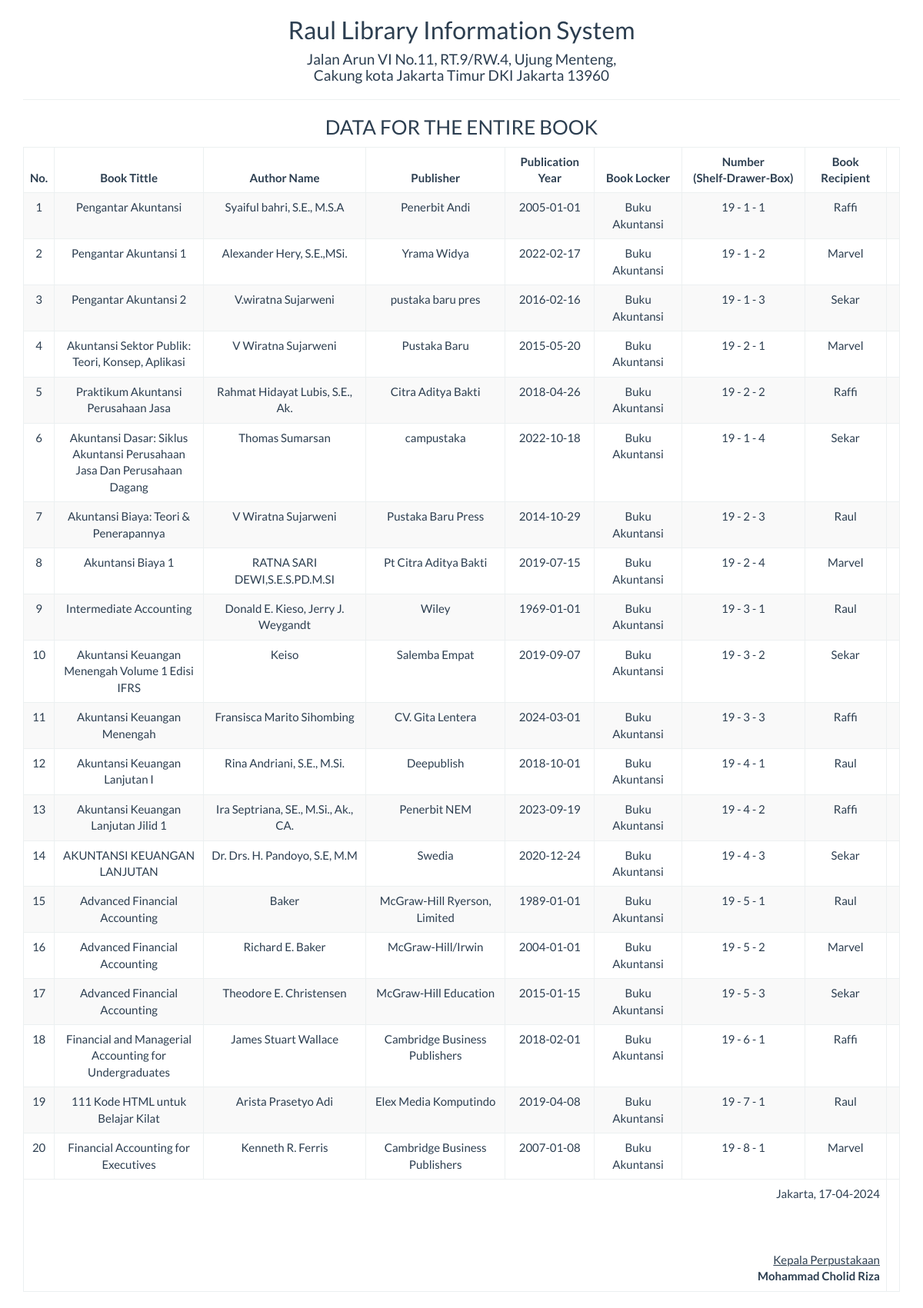
Screenshot of /report/buku_semua.php with the database file from the repository.
### tables this page shows
CREATE TABLE IF NOT EXISTS `buku` (
  `id` int(5) NOT NULL AUTO_INCREMENT,
  `loker_buku` varchar(25) NOT NULL,
  `no_rak` int(5) NOT NULL,
  `no_laci` int(5) NOT NULL,
  `no_boks` int(5) NOT NULL,
  `judul_buku` varchar(100) NOT NULL,
  `nama_pengarang` varchar(100) NOT NULL,
  `tahun_terbit` date NOT NULL,
  `penerima` varchar(50) NOT NULL,
  `penerbit` varchar(50) NOT NULL,
  `status` varchar(25) NOT NULL,
  `keterangan` varchar(100) NOT NULL,
  PRIMARY KEY (`id`)
);

### report/buku_semua.php (the view, shortened to what this page needs)
<!DOCTYPE html>
<html>
    <head>
        <link href="../Assets/css/bootstrap.min.css" rel="stylesheet" type="text/css"/>
    </head>
    <body onload="print()">
        <?php
        include '../config/koneksi.php';
        ?>
        <div class="container">
            <div class='row'>
                <div class="col-sm-12">
                    <div class="text-center">
                        <h2>Raul Library Information System </h2>
                        <h4>Jalan Arun VI No.11, RT.9/RW.4, Ujung Menteng, <br> Cakung kota Jakarta Timur DKI Jakarta 13960</h4>
                        <hr>
                        <h3>DATA FOR THE ENTIRE BOOK</h3>
                        <table class="table table-bordered table-striped table-hover">
                        <tbody>
                                <thead>
								<tr>
									<th>No.</th><th width="17%"><center>Book Tittle</th><th><center>Author Name</th><th><center>Publisher</th><th><center>Publication Year</th><th width="10%"><center>Book Locker</th><th width="14%"><center>Number <br> (Shelf-Drawer-Box)</center></th><th><center>Book Recipient</th>
								</tr>
								</thead>
							<tbody>
                            <?php
                            $sql = "SELECT * FROM buku";
                            $query = mysqli_query($koneksi, $sql) or die("SQL Anda Salah");
                            $nomor = 0;
                            while ($data = mysqli_fetch_array($query)) {
                                $nomor++;
                                ?>
                                <tr>
                                    <td><?= $nomor ?></td>
                                    <td><?= $data['judul_buku'] ?></td>
                                    <td><?= $data['nama_pengarang'] ?></td>
                                    <td><?= $data['penerbit'] ?></td>
                                    <td><?= $data['tahun_terbit'] ?></td>
                                    <td><?= $data['loker_buku'] ?></td>
                                    <td><?= $data['no_rak'] ?> - <?= $data['no_laci'] ?> - <?= $data['no_boks'] ?></td>
                                    <td><?= $data['penerima'] ?></td>
                                    <td>
                                </tr>
                            <?php } ?>
							</tbody>
                        </tbody>
                            <tfoot>
                                <tr>
                                    <td colspan="8" class="text-right">
                                        Jakarta,  <?= date("17-04-2024") ?>
                                        <br><br><br><br>
                                        <u>Kepala Perpustakaan<strong></u><br>
                                        Mohammad Cholid Riza
									</td>
								</tr>
							</tfoot>
                        </table>
                    </div>
                </div>
            </div>
    </body>
</html>

### rows the page displays
buku: judul_buku "Pengantar Akuntansi", nama_pengarang "Syaiful bahri, S.E., M.S.A", penerbit "Penerbit Andi", tahun_terbit "2005-01-01", loker_buku "Buku Akuntansi", no_rak "19", no_laci "1", no_boks "1", penerima "Raffi"
buku: judul_buku "Pengantar Akuntansi 1", nama_pengarang "Alexander Hery, S.E.,MSi.", penerbit "Yrama Widya", tahun_terbit "2022-02-17", loker_buku "Buku Akuntansi", no_rak "19", no_laci "1", no_boks "2", penerima "Marvel"
buku: judul_buku "Pengantar Akuntansi 2", nama_pengarang "V.wiratna Sujarweni", penerbit "pustaka baru pres", tahun_terbit "2016-02-16", loker_buku "Buku Akuntansi", no_rak "19", no_laci "1", no_boks "3", penerima "Sekar"
buku: judul_buku "Akuntansi Sektor Publik: Teori, Konsep, Aplikasi", nama_pengarang "V Wiratna Sujarweni", penerbit "Pustaka Baru", tahun_terbit "2015-05-20", loker_buku "Buku Akuntansi", no_rak "19", no_laci "2", no_boks "1", penerima "Marvel"
buku: judul_buku "Praktikum Akuntansi Perusahaan Jasa", nama_pengarang "Rahmat Hidayat Lubis, S.E., Ak.", penerbit "Citra Aditya Bakti", tahun_terbit "2018-04-26", loker_buku "Buku Akuntansi", no_rak "19", no_laci "2", no_boks "2", penerima "Raffi"
buku: judul_buku "Akuntansi Dasar: Siklus Akuntansi Perusahaan Jasa Dan Perusahaan Dagang", nama_pengarang "Thomas Sumarsan", penerbit "campustaka", tahun_terbit "2022-10-18", loker_buku "Buku Akuntansi", no_rak "19", no_laci "1", no_boks "4", penerima "Sekar"
buku: judul_buku "Akuntansi Biaya: Teori & Penerapannya", nama_pengarang "V Wiratna Sujarweni", penerbit "Pustaka Baru Press", tahun_terbit "2014-10-29", loker_buku "Buku Akuntansi", no_rak "19", no_laci "2", no_boks "3", penerima "Raul"
buku: judul_buku "Akuntansi Biaya 1", nama_pengarang "RATNA SARI DEWI,S.E.S.PD.M.SI", penerbit "Pt Citra Aditya Bakti", tahun_terbit "2019-07-15", loker_buku "Buku Akuntansi", no_rak "19", no_laci "2", no_boks "4", penerima "Marvel"
buku: judul_buku "Intermediate Accounting", nama_pengarang "Donald E. Kieso, Jerry J. Weygandt", penerbit "Wiley", tahun_terbit "1969-01-01", loker_buku "Buku Akuntansi", no_rak "19", no_laci "3", no_boks "1", penerima "Raul"
buku: judul_buku "Akuntansi Keuangan Menengah Volume 1 Edisi IFRS", nama_pengarang "Keiso", penerbit "Salemba Empat", tahun_terbit "2019-09-07", loker_buku "Buku Akuntansi", no_rak "19", no_laci "3", no_boks "2", penerima "Sekar"
buku: judul_buku "Akuntansi Keuangan Menengah", nama_pengarang "Fransisca Marito Sihombing", penerbit "CV. Gita Lentera", tahun_terbit "2024-03-01", loker_buku "Buku Akuntansi", no_rak "19", no_laci "3", no_boks "3", penerima "Raffi"
buku: judul_buku "Akuntansi Keuangan Lanjutan I", nama_pengarang "Rina Andriani, S.E., M.Si.", penerbit "Deepublish", tahun_terbit "2018-10-01", loker_buku "Buku Akuntansi", no_rak "19", no_laci "4", no_boks "1", penerima "Raul"
buku: judul_buku "Akuntansi Keuangan Lanjutan Jilid 1", nama_pengarang "Ira Septriana, SE., M.Si., Ak., CA.", penerbit "Penerbit NEM", tahun_terbit "2023-09-19", loker_buku "Buku Akuntansi", no_rak "19", no_laci "4", no_boks "2", penerima "Raffi"
buku: judul_buku "AKUNTANSI KEUANGAN LANJUTAN", nama_pengarang "Dr. Drs. H. Pandoyo, S.E, M.M", penerbit "Swedia", tahun_terbit "2020-12-24", loker_buku "Buku Akuntansi", no_rak "19", no_laci "4", no_boks "3", penerima "Sekar"
buku: judul_buku "Advanced Financial Accounting", nama_pengarang "Baker", penerbit "McGraw-Hill Ryerson, Limited", tahun_terbit "1989-01-01", loker_buku "Buku Akuntansi", no_rak "19", no_laci "5", no_boks "1", penerima "Raul"
buku: judul_buku "Advanced Financial Accounting", nama_pengarang "Richard E. Baker", penerbit "McGraw-Hill/Irwin", tahun_terbit "2004-01-01", loker_buku "Buku Akuntansi", no_rak "19", no_laci "5", no_boks "2", penerima "Marvel"
buku: judul_buku "Advanced Financial Accounting", nama_pengarang "Theodore E. Christensen", penerbit "McGraw-Hill Education", tahun_terbit "2015-01-15", loker_buku "Buku Akuntansi", no_rak "19", no_laci "5", no_boks "3", penerima "Sekar"
buku: judul_buku "Financial and Managerial Accounting for Undergraduates", nama_pengarang "James Stuart Wallace", penerbit "Cambridge Business Publishers", tahun_terbit "2018-02-01", loker_buku "Buku Akuntansi", no_rak "19", no_laci "6", no_boks "1", penerima "Raffi"
buku: judul_buku "111 Kode HTML untuk Belajar Kilat", nama_pengarang "Arista Prasetyo Adi", penerbit "Elex Media Komputindo", tahun_terbit "2019-04-08", loker_buku "Buku Akuntansi", no_rak "19", no_laci "7", no_boks "1", penerima "Raul"
buku: judul_buku "Financial Accounting for Executives", nama_pengarang "Kenneth R. Ferris", penerbit "Cambridge Business Publishers", tahun_terbit "2007-01-08", loker_buku "Buku Akuntansi", no_rak "19", no_laci "8", no_boks "1", penerima "Marvel"
